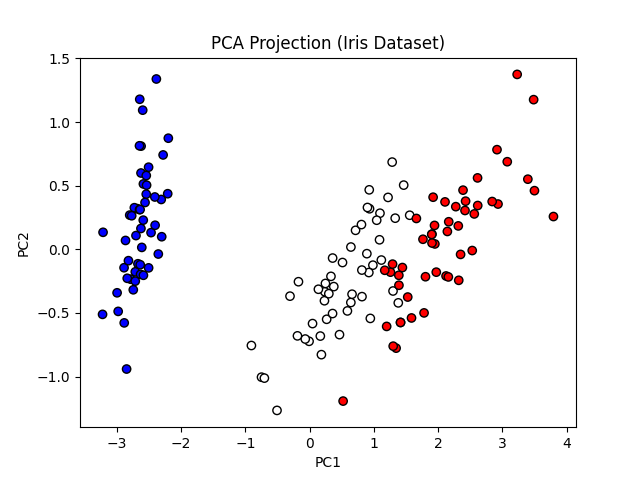

Reproduce this figure in Python.
import matplotlib
matplotlib.use('TkAgg')
from sklearn.datasets import load_iris
from sklearn.decomposition import PCA
import matplotlib.pyplot as plt

print("--- PCA SCRIPT STARTED ---")

# 1. Load Iris dataset
iris = load_iris()
X = iris.data
y = iris.target

# 2. Apply PCA (reduce to 2 components)
pca = PCA(n_components=2)
X_reduced = pca.fit_transform(X)

# 3. Visualization
plt.scatter(X_reduced[:,0], X_reduced[:,1], c=y, cmap="bwr", edgecolors="k")
plt.xlabel("PC1")
plt.ylabel("PC2")
plt.title("PCA Projection (Iris Dataset)")
plt.savefig("pca.png")   # saves PNG file
plt.show()
